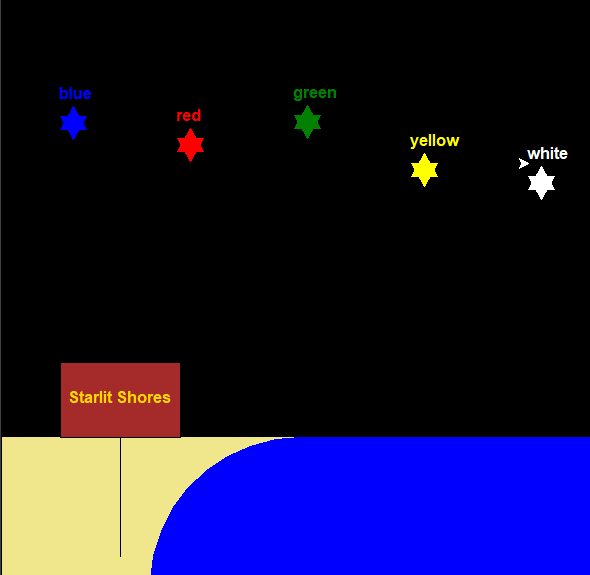

Python code for this plot:
#Author: Justin C
import turtle
import random
turtle.setup(600,600)
turtle.bgcolor("black")
pen = turtle.Turtle()
pen.speed(0)

style = ("Arial", 12, "bold")

#we'll beach variables for the ocean as well!
beach_height = turtle.window_height() // 4 
sign_height = beach_height // 2
beach_width = turtle.window_width() // 2
sign_width = beach_width // 2.5


#drawing the beach
pen.color("khaki")
pen.fillcolor("khaki")

pen.up()
pen.setpos(-beach_width, -beach_height)
pen.down()

pen.begin_fill()
for i in range(4):
    pen.forward(beach_width)
    pen.right(90)
pen.end_fill()
pen.up()

#drawing water
pen.color("blue")
pen.fillcolor("blue")
pen.setpos(0, -beach_height)
pen.down()

pen.begin_fill()
pen.circle(-beach_height)
for i in range(4):
    pen.forward(beach_width)
    pen.right(90)
pen.end_fill()
pen.up()

#Sign on the beach
pen.setpos(-turtle.window_width() // 2.5, -beach_height)
pen.color("black")
pen.fillcolor("brown")
pen.down()

pen.begin_fill()
for i in range(2):
    pen.forward(sign_width)
    pen.left(90)
    pen.forward(sign_height)
    pen.left(90)
pen.end_fill()
pen.forward(sign_width//2)
pen.right(90)
pen.forward(sign_width)
pen.hideturtle()

#letters for sign
turtle.pencolor("gold")
turtle.penup()
turtle.setpos(-turtle.window_width() // 2.6, -beach_height // 1.25)
turtle.pendown()
turtle.write("Starlit Shores", font = style)


#stars!
colors = []
num_stars = int(turtle.numinput("Stars", "Number of Stars: ", 5, 1, 10, ))
star_width = turtle.window_width() // (num_stars * 4.5)
pen.setheading(0)
x = -turtle.window_width() // 2.5
for star in range (num_stars):
    star_name = turtle.textinput("Star Name", "Name Your Star: ")
    color = turtle.textinput("Star Color", "Color Your Star: ")
    colors.append(color)
    pen.color(color)
    turtle.color(color)
    y = random.randint(-turtle.window_height()//-7, turtle.window_height()//3)
    
    pen.up()
    pen.setpos(x,y)
    pen.down()
    
    #draw top triangle
    pen.begin_fill()
    for i in range(3):
        pen.forward(star_width)
        pen.left(120)
    pen.end_fill()
    
    pen.up()
    pen.setpos(x, y + (star_width / 2))
    pen.down()
    
    #bottom triangle
    pen.begin_fill()
    for i in range(3):
        pen.forward(star_width)
        pen.left(-120)
    pen.end_fill()

    turtle.penup()
    turtle.setpos(x,y + star_width)
    turtle.pendown()
    turtle.write(star_name, font = style)
    
    x += star_width * 4.5
turtle.done()
